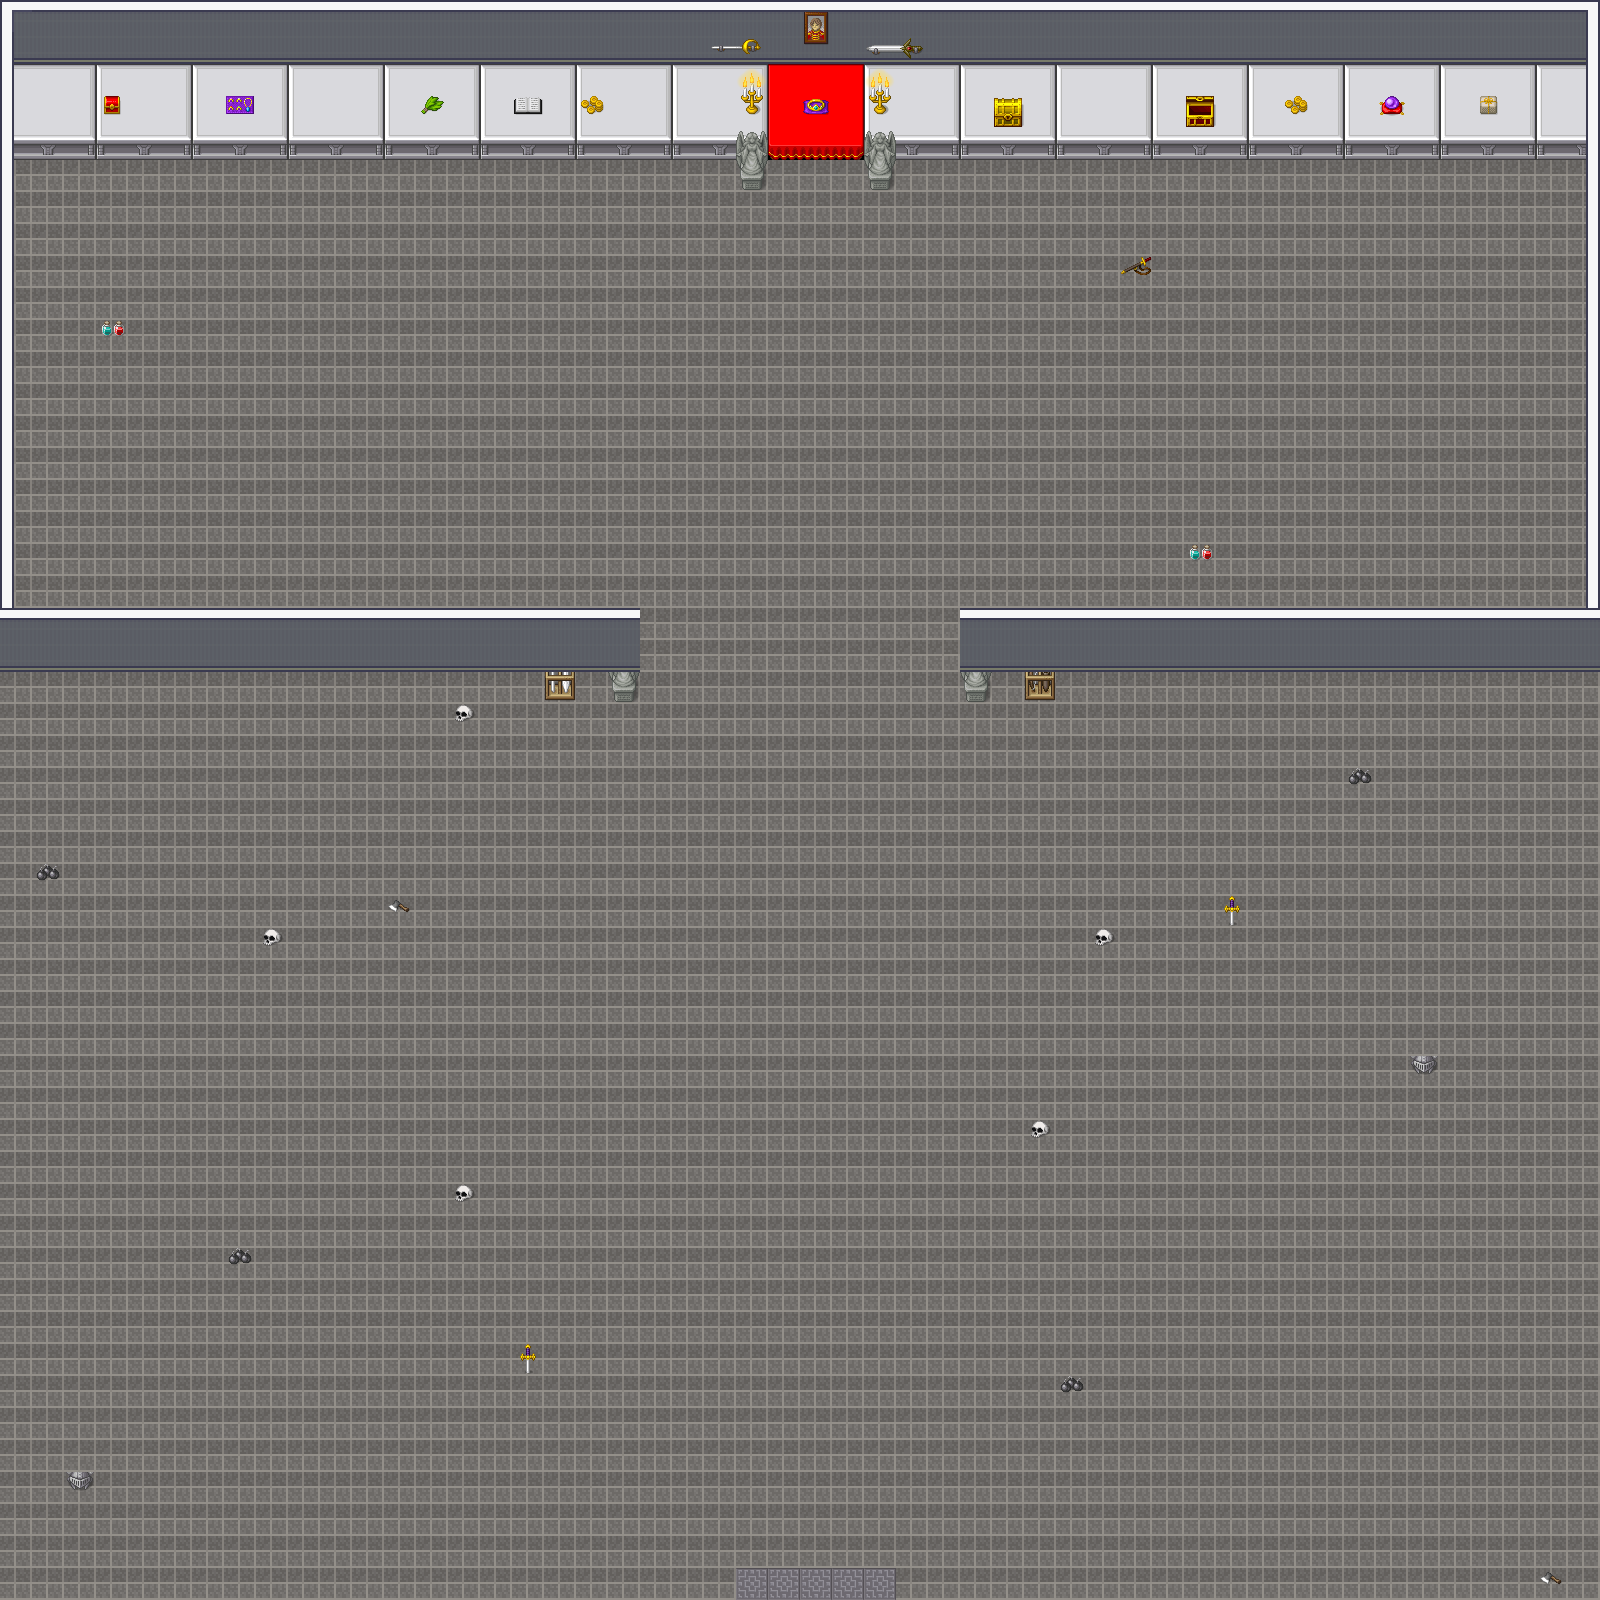

The image is a tile-based game level rendered from a .tmx file. Its description and source (layers, tilesets, objects; grid data summarised) follow:
An orthogonal 50x50 tile map with 32x32 px tiles, 3 tile layers (floor, wall, deco), 2 tilesets.

<map version="1.10" tiledversion="1.10.2" orientation="orthogonal" renderorder="right-down" width="50" height="50" tilewidth="32" tileheight="32" infinite="0" nextlayerid="4" nextobjectid="1">
 <editorsettings>
  <export format="tmx" />
 </editorsettings>
 <tileset firstgid="1" name="Room_Builder_32x32" tilewidth="32" tileheight="32" tilecount="8284" columns="76">
  <image source="assets/Room_Builder_32x32.png" width="2432" height="3488" />
 </tileset>
 <tileset firstgid="8285" name="pipoya" tilewidth="32" tileheight="32" tilecount="1064" columns="8">
  <image source="assets/pipoya.png" width="256" height="4256" />
 </tileset>
 <layer id="1" name="floor" width="50" height="50">
  <data>[2500 cells, 2500 non-empty, 21 distinct tile ids]</data>
 </layer>
 <layer id="3" name="wall" width="50" height="50">
  <data>[2500 cells, 0 non-empty, 0 distinct tile ids]</data>
 </layer>
 <layer id="2" name="deco" width="50" height="50">
  <data>[2500 cells, 170 non-empty, 36 distinct tile ids]</data>
 </layer>
</map>
